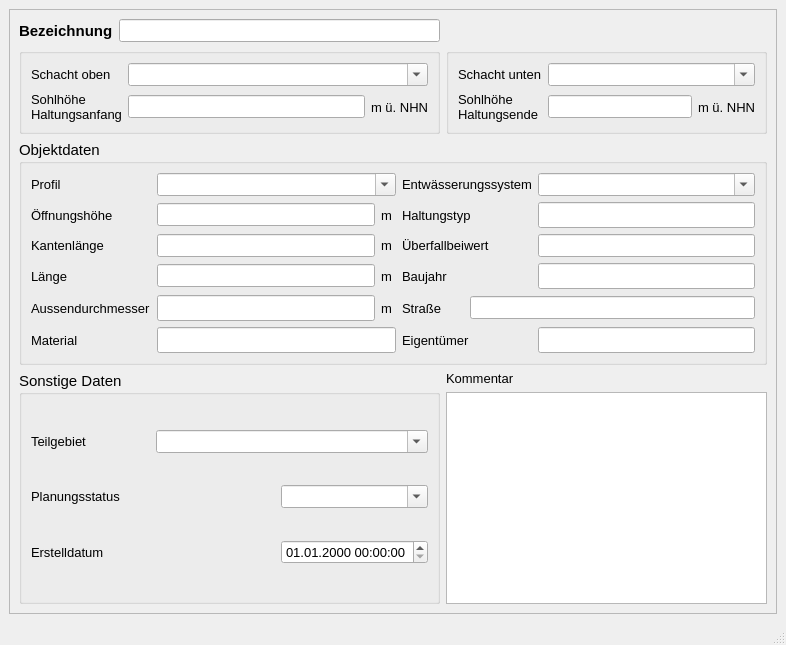
<?xml version="1.0" encoding="UTF-8"?>
<ui version="4.0">
 <class>MainWindow</class>
 <widget class="QMainWindow" name="MainWindow">
  <property name="geometry">
   <rect>
    <x>0</x>
    <y>0</y>
    <width>786</width>
    <height>645</height>
   </rect>
  </property>
  <property name="minimumSize">
   <size>
    <width>680</width>
    <height>530</height>
   </size>
  </property>
  <property name="font">
   <font>
    <family>Tahoma</family>
    <pointsize>10</pointsize>
   </font>
  </property>
  <property name="windowTitle">
   <string>Wehr</string>
  </property>
  <widget class="QWidget" name="centralwidget">
   <layout class="QGridLayout" name="gridLayout">
    <item row="0" column="0">
     <widget class="QScrollArea" name="scrollArea">
      <property name="widgetResizable">
       <bool>true</bool>
      </property>
      <widget class="QWidget" name="scrollAreaWidgetContents">
       <property name="geometry">
        <rect>
         <x>0</x>
         <y>0</y>
         <width>762</width>
         <height>568</height>
        </rect>
       </property>
       <layout class="QGridLayout" name="gridLayout_2">
        <item row="0" column="0">
         <widget class="QLabel" name="label">
          <property name="font">
           <font>
            <family>Tahoma</family>
            <pointsize>11</pointsize>
            <weight>75</weight>
            <bold>true</bold>
           </font>
          </property>
          <property name="text">
           <string>Bezeichnung</string>
          </property>
         </widget>
        </item>
        <item row="0" column="1">
         <widget class="QLineEdit" name="haltnam">
          <property name="toolTip">
           <string>&lt;html&gt;&lt;head/&gt;&lt;body&gt;&lt;p&gt;Eindeutige Bezeichnung&lt;/p&gt;&lt;/body&gt;&lt;/html&gt;</string>
          </property>
          <property name="statusTip">
           <string>Eindeutige Bezeichnung</string>
          </property>
         </widget>
        </item>
        <item row="1" column="0" colspan="2">
         <widget class="QGroupBox" name="groupBox">
          <property name="font">
           <font>
            <family>Tahoma</family>
            <pointsize>11</pointsize>
           </font>
          </property>
          <property name="title">
           <string/>
          </property>
          <layout class="QGridLayout" name="gridLayout_3">
           <item row="0" column="0">
            <widget class="QLabel" name="label_3">
             <property name="font">
              <font>
               <family>Tahoma</family>
               <pointsize>10</pointsize>
              </font>
             </property>
             <property name="text">
              <string>Schacht oben</string>
             </property>
            </widget>
           </item>
           <item row="0" column="1" colspan="2">
            <widget class="QComboBox" name="schoben">
             <property name="font">
              <font>
               <family>Tahoma</family>
               <pointsize>10</pointsize>
              </font>
             </property>
             <property name="toolTip">
              <string>&lt;html&gt;&lt;head/&gt;&lt;body&gt;&lt;p&gt;&lt;span style=&quot; font-family:'Calibri','sans-serif';&quot;&gt;Name des oberen Schachts&lt;/span&gt;&lt;/p&gt;&lt;/body&gt;&lt;/html&gt;</string>
             </property>
             <property name="statusTip">
              <string>Name des oberen Schachts</string>
             </property>
             <property name="editable">
              <bool>true</bool>
             </property>
            </widget>
           </item>
           <item row="1" column="0">
            <widget class="QLabel" name="label_5">
             <property name="font">
              <font>
               <family>Tahoma</family>
               <pointsize>10</pointsize>
              </font>
             </property>
             <property name="text">
              <string>Sohlhöhe
Haltungsanfang</string>
             </property>
            </widget>
           </item>
           <item row="1" column="1">
            <widget class="QLineEdit" name="sohleoben">
             <property name="font">
              <font>
               <family>Tahoma</family>
               <pointsize>10</pointsize>
              </font>
             </property>
             <property name="toolTip">
              <string/>
             </property>
             <property name="statusTip">
              <string/>
             </property>
            </widget>
           </item>
           <item row="1" column="2">
            <widget class="QLabel" name="label_14">
             <property name="font">
              <font>
               <family>Tahoma</family>
               <pointsize>10</pointsize>
              </font>
             </property>
             <property name="text">
              <string>m ü. NHN</string>
             </property>
            </widget>
           </item>
          </layout>
         </widget>
        </item>
        <item row="1" column="2">
         <widget class="QGroupBox" name="groupBox_4">
          <property name="font">
           <font>
            <family>Tahoma</family>
            <pointsize>11</pointsize>
           </font>
          </property>
          <property name="title">
           <string/>
          </property>
          <layout class="QGridLayout" name="gridLayout_4">
           <item row="0" column="0">
            <widget class="QLabel" name="label_9">
             <property name="font">
              <font>
               <family>Tahoma</family>
               <pointsize>10</pointsize>
              </font>
             </property>
             <property name="text">
              <string>Schacht unten</string>
             </property>
            </widget>
           </item>
           <item row="0" column="1" colspan="2">
            <widget class="QComboBox" name="schunten">
             <property name="font">
              <font>
               <family>Tahoma</family>
               <pointsize>10</pointsize>
              </font>
             </property>
             <property name="toolTip">
              <string>&lt;html&gt;&lt;head/&gt;&lt;body&gt;&lt;p&gt;&lt;span style=&quot; font-family:'Calibri','sans-serif';&quot;&gt;Name des unteren Schachts&lt;/span&gt;&lt;/p&gt;&lt;/body&gt;&lt;/html&gt;</string>
             </property>
             <property name="statusTip">
              <string>Name des unteren Schachts</string>
             </property>
             <property name="editable">
              <bool>true</bool>
             </property>
            </widget>
           </item>
           <item row="1" column="0">
            <widget class="QLabel" name="label_12">
             <property name="font">
              <font>
               <family>Tahoma</family>
               <pointsize>10</pointsize>
              </font>
             </property>
             <property name="text">
              <string>Sohlhöhe
Haltungsende</string>
             </property>
            </widget>
           </item>
           <item row="1" column="1">
            <widget class="QLineEdit" name="sohleunten">
             <property name="font">
              <font>
               <family>Tahoma</family>
               <pointsize>10</pointsize>
              </font>
             </property>
             <property name="toolTip">
              <string/>
             </property>
             <property name="statusTip">
              <string/>
             </property>
            </widget>
           </item>
           <item row="1" column="2">
            <widget class="QLabel" name="label_15">
             <property name="font">
              <font>
               <family>Tahoma</family>
               <pointsize>10</pointsize>
              </font>
             </property>
             <property name="text">
              <string>m ü. NHN</string>
             </property>
            </widget>
           </item>
          </layout>
         </widget>
        </item>
        <item row="2" column="0" colspan="3">
         <widget class="QGroupBox" name="groupBox_2">
          <property name="font">
           <font>
            <family>Tahoma</family>
            <pointsize>11</pointsize>
           </font>
          </property>
          <property name="title">
           <string>Objektdaten</string>
          </property>
          <layout class="QGridLayout" name="gridLayout_5">
           <item row="0" column="0">
            <widget class="QLabel" name="label_54">
             <property name="font">
              <font>
               <family>Tahoma</family>
               <pointsize>10</pointsize>
              </font>
             </property>
             <property name="text">
              <string>Profil</string>
             </property>
            </widget>
           </item>
           <item row="0" column="1" colspan="2">
            <widget class="QComboBox" name="profilnam">
             <property name="font">
              <font>
               <family>Tahoma</family>
               <pointsize>10</pointsize>
              </font>
             </property>
             <property name="toolTip">
              <string/>
             </property>
             <property name="statusTip">
              <string>Profiltyp für das Rohr</string>
             </property>
             <property name="editable">
              <bool>true</bool>
             </property>
            </widget>
           </item>
           <item row="0" column="3" colspan="2">
            <widget class="QLabel" name="label_51">
             <property name="font">
              <font>
               <family>Tahoma</family>
               <pointsize>10</pointsize>
              </font>
             </property>
             <property name="text">
              <string>Entwässerungssystem</string>
             </property>
            </widget>
           </item>
           <item row="0" column="5">
            <widget class="QComboBox" name="entwart">
             <property name="font">
              <font>
               <family>Tahoma</family>
               <pointsize>10</pointsize>
              </font>
             </property>
             <property name="toolTip">
              <string>&lt;html&gt;&lt;head/&gt;&lt;body&gt;&lt;p&gt;vorh. Entwässerungssystem (z.B. Mischwasser, Regenwasser, etc.)&lt;/p&gt;&lt;/body&gt;&lt;/html&gt;</string>
             </property>
             <property name="statusTip">
              <string>vorh. Entwässerungssystem (z.B. Mischwasser, Regenwasser, etc.)</string>
             </property>
             <property name="editable">
              <bool>true</bool>
             </property>
            </widget>
           </item>
           <item row="1" column="0">
            <widget class="QLabel" name="label_7">
             <property name="font">
              <font>
               <family>Tahoma</family>
               <pointsize>10</pointsize>
              </font>
             </property>
             <property name="text">
              <string>Öffnungshöhe</string>
             </property>
            </widget>
           </item>
           <item row="1" column="1">
            <widget class="QLineEdit" name="hoehe">
             <property name="font">
              <font>
               <family>Tahoma</family>
               <pointsize>10</pointsize>
              </font>
             </property>
             <property name="toolTip">
              <string>&lt;html&gt;&lt;head/&gt;&lt;body&gt;&lt;p&gt;für grafische Darstellung im Längsschnitt&lt;/p&gt;&lt;/body&gt;&lt;/html&gt;</string>
             </property>
             <property name="statusTip">
              <string>für grafische Darstellung im Längsschnitt</string>
             </property>
            </widget>
           </item>
           <item row="1" column="2">
            <widget class="QLabel" name="label_16">
             <property name="font">
              <font>
               <family>Tahoma</family>
               <pointsize>10</pointsize>
              </font>
             </property>
             <property name="text">
              <string>m </string>
             </property>
            </widget>
           </item>
           <item row="1" column="3" colspan="2">
            <widget class="QLabel" name="label_19">
             <property name="font">
              <font>
               <family>Tahoma</family>
               <pointsize>10</pointsize>
              </font>
             </property>
             <property name="text">
              <string>Haltungstyp</string>
             </property>
            </widget>
           </item>
           <item row="1" column="5">
            <widget class="QLineEdit" name="haltungstyp"/>
           </item>
           <item row="2" column="0">
            <widget class="QLabel" name="label_8">
             <property name="font">
              <font>
               <family>Tahoma</family>
               <pointsize>10</pointsize>
              </font>
             </property>
             <property name="text">
              <string>Kantenlänge</string>
             </property>
            </widget>
           </item>
           <item row="2" column="1">
            <widget class="QLineEdit" name="breite">
             <property name="font">
              <font>
               <family>Tahoma</family>
               <pointsize>10</pointsize>
              </font>
             </property>
             <property name="toolTip">
              <string>&lt;html&gt;&lt;head/&gt;&lt;body&gt;&lt;p&gt;für grafische Darstellung im Längsschnitt&lt;/p&gt;&lt;/body&gt;&lt;/html&gt;</string>
             </property>
             <property name="statusTip">
              <string>für grafische Darstellung im Längsschnitt</string>
             </property>
            </widget>
           </item>
           <item row="2" column="2">
            <widget class="QLabel" name="label_17">
             <property name="font">
              <font>
               <family>Tahoma</family>
               <pointsize>10</pointsize>
              </font>
             </property>
             <property name="text">
              <string>m </string>
             </property>
            </widget>
           </item>
           <item row="2" column="3" colspan="2">
            <widget class="QLabel" name="label_61">
             <property name="font">
              <font>
               <family>Tahoma</family>
               <pointsize>10</pointsize>
              </font>
             </property>
             <property name="text">
              <string>Überfallbeiwert</string>
             </property>
            </widget>
           </item>
           <item row="2" column="5">
            <widget class="QLineEdit" name="ks">
             <property name="font">
              <font>
               <family>Tahoma</family>
               <pointsize>10</pointsize>
              </font>
             </property>
             <property name="toolTip">
              <string>&lt;html&gt;&lt;head/&gt;&lt;body&gt;&lt;p&gt;abhängig von Form der Wehrkrone (0,49 bis 0,75)&lt;/p&gt;&lt;/body&gt;&lt;/html&gt;</string>
             </property>
             <property name="statusTip">
              <string>abhängig von Form der Wehrkrone (0,49 bis 0,75)</string>
             </property>
            </widget>
           </item>
           <item row="3" column="0">
            <widget class="QLabel" name="label_18">
             <property name="font">
              <font>
               <family>Tahoma</family>
               <pointsize>10</pointsize>
              </font>
             </property>
             <property name="text">
              <string>Länge</string>
             </property>
            </widget>
           </item>
           <item row="3" column="1">
            <widget class="QLineEdit" name="laenge">
             <property name="font">
              <font>
               <family>Tahoma</family>
               <pointsize>10</pointsize>
              </font>
             </property>
             <property name="toolTip">
              <string/>
             </property>
             <property name="statusTip">
              <string/>
             </property>
            </widget>
           </item>
           <item row="3" column="2">
            <widget class="QLabel" name="label_21">
             <property name="font">
              <font>
               <family>Tahoma</family>
               <pointsize>10</pointsize>
              </font>
             </property>
             <property name="text">
              <string>m </string>
             </property>
            </widget>
           </item>
           <item row="3" column="3" colspan="2">
            <widget class="QLabel" name="label_26">
             <property name="font">
              <font>
               <family>Tahoma</family>
               <pointsize>10</pointsize>
              </font>
             </property>
             <property name="text">
              <string>Baujahr</string>
             </property>
            </widget>
           </item>
           <item row="3" column="5">
            <widget class="QLineEdit" name="baujahr">
             <property name="toolTip">
              <string/>
             </property>
             <property name="statusTip">
              <string/>
             </property>
            </widget>
           </item>
           <item row="4" column="0">
            <widget class="QLabel" name="label_13">
             <property name="font">
              <font>
               <family>Tahoma</family>
               <pointsize>10</pointsize>
              </font>
             </property>
             <property name="text">
              <string>Aussendurchmesser</string>
             </property>
            </widget>
           </item>
           <item row="4" column="1">
            <widget class="QLineEdit" name="aussendurchmesser">
             <property name="toolTip">
              <string/>
             </property>
             <property name="statusTip">
              <string/>
             </property>
            </widget>
           </item>
           <item row="4" column="2">
            <widget class="QLabel" name="label_27">
             <property name="font">
              <font>
               <family>Tahoma</family>
               <pointsize>10</pointsize>
              </font>
             </property>
             <property name="text">
              <string>m</string>
             </property>
            </widget>
           </item>
           <item row="4" column="3">
            <widget class="QLabel" name="label_2">
             <property name="font">
              <font>
               <family>Tahoma</family>
               <pointsize>10</pointsize>
              </font>
             </property>
             <property name="text">
              <string>Straße</string>
             </property>
            </widget>
           </item>
           <item row="4" column="4" colspan="2">
            <widget class="QLineEdit" name="strasse">
             <property name="font">
              <font>
               <family>Tahoma</family>
               <pointsize>10</pointsize>
              </font>
             </property>
             <property name="toolTip">
              <string/>
             </property>
             <property name="statusTip">
              <string/>
             </property>
            </widget>
           </item>
           <item row="5" column="0">
            <widget class="QLabel" name="label_23">
             <property name="font">
              <font>
               <family>Tahoma</family>
               <pointsize>10</pointsize>
              </font>
             </property>
             <property name="text">
              <string>Material</string>
             </property>
            </widget>
           </item>
           <item row="5" column="1" colspan="2">
            <widget class="QLineEdit" name="material">
             <property name="toolTip">
              <string/>
             </property>
             <property name="statusTip">
              <string/>
             </property>
            </widget>
           </item>
           <item row="5" column="3" colspan="2">
            <widget class="QLabel" name="label_20">
             <property name="font">
              <font>
               <family>Tahoma</family>
               <pointsize>10</pointsize>
              </font>
             </property>
             <property name="text">
              <string>Eigentümer</string>
             </property>
            </widget>
           </item>
           <item row="5" column="5">
            <widget class="QLineEdit" name="eigentum">
             <property name="toolTip">
              <string/>
             </property>
             <property name="statusTip">
              <string/>
             </property>
            </widget>
           </item>
          </layout>
         </widget>
        </item>
        <item row="3" column="0" rowspan="2" colspan="2">
         <widget class="QGroupBox" name="groupBox_3">
          <property name="font">
           <font>
            <family>Tahoma</family>
            <pointsize>11</pointsize>
           </font>
          </property>
          <property name="title">
           <string>Sonstige Daten</string>
          </property>
          <layout class="QGridLayout" name="gridLayout_6">
           <item row="0" column="0">
            <widget class="QLabel" name="label_11">
             <property name="font">
              <font>
               <family>Tahoma</family>
               <pointsize>10</pointsize>
              </font>
             </property>
             <property name="text">
              <string>Teilgebiet</string>
             </property>
             <property name="buddy">
              <cstring>simstatus</cstring>
             </property>
            </widget>
           </item>
           <item row="0" column="1" colspan="2">
            <widget class="QComboBox" name="teilgebiet">
             <property name="font">
              <font>
               <family>Tahoma</family>
               <pointsize>10</pointsize>
              </font>
             </property>
             <property name="toolTip">
              <string>&lt;html&gt;&lt;head/&gt;&lt;body&gt;&lt;p&gt;Zuordnung zu definiertem Teilgebiet&lt;/p&gt;&lt;/body&gt;&lt;/html&gt;</string>
             </property>
             <property name="statusTip">
              <string>Zuordnung zu definiertem Teilgebiet</string>
             </property>
             <property name="editable">
              <bool>true</bool>
             </property>
            </widget>
           </item>
           <item row="1" column="0" colspan="2">
            <widget class="QLabel" name="label_10">
             <property name="font">
              <font>
               <family>Tahoma</family>
               <pointsize>10</pointsize>
              </font>
             </property>
             <property name="text">
              <string>Planungsstatus</string>
             </property>
             <property name="buddy">
              <cstring>simstatus</cstring>
             </property>
            </widget>
           </item>
           <item row="1" column="2">
            <widget class="QComboBox" name="simstatus">
             <property name="font">
              <font>
               <family>Tahoma</family>
               <pointsize>10</pointsize>
              </font>
             </property>
             <property name="toolTip">
              <string>&lt;html&gt;&lt;head/&gt;&lt;body&gt;&lt;p&gt;aktueller Status (z.B. vorhanden, in Planung, etc.)&lt;/p&gt;&lt;/body&gt;&lt;/html&gt;</string>
             </property>
             <property name="statusTip">
              <string>aktueller Status (z.B. vorhanden, in Planung, etc.)</string>
             </property>
             <property name="editable">
              <bool>true</bool>
             </property>
            </widget>
           </item>
           <item row="2" column="0" colspan="2">
            <widget class="QLabel" name="label_71">
             <property name="font">
              <font>
               <family>Tahoma</family>
               <pointsize>10</pointsize>
              </font>
             </property>
             <property name="text">
              <string>Erstelldatum</string>
             </property>
            </widget>
           </item>
           <item row="2" column="2">
            <widget class="QgsDateTimeEdit" name="createdat">
             <property name="font">
              <font>
               <family>Tahoma</family>
               <pointsize>10</pointsize>
              </font>
             </property>
             <property name="currentSection">
              <enum>QDateTimeEdit::DaySection</enum>
             </property>
             <property name="displayFormat">
              <string>dd.MM.yyyy HH:mm:ss</string>
             </property>
            </widget>
           </item>
          </layout>
         </widget>
        </item>
        <item row="3" column="2">
         <widget class="QLabel" name="label_22">
          <property name="font">
           <font>
            <family>Tahoma</family>
            <pointsize>10</pointsize>
           </font>
          </property>
          <property name="text">
           <string>Kommentar</string>
          </property>
         </widget>
        </item>
        <item row="4" column="2">
         <widget class="QTextEdit" name="kommentar">
          <property name="font">
           <font>
            <family>Tahoma</family>
            <pointsize>10</pointsize>
           </font>
          </property>
          <property name="toolTip">
           <string>&lt;html&gt;&lt;head/&gt;&lt;body&gt;&lt;p&gt;Platz für zusätzliche Kommentare&lt;/p&gt;&lt;/body&gt;&lt;/html&gt;</string>
          </property>
          <property name="statusTip">
           <string>Platz für zusätzliche Kommentare</string>
          </property>
         </widget>
        </item>
       </layout>
      </widget>
     </widget>
    </item>
   </layout>
  </widget>
  <widget class="QMenuBar" name="menubar">
   <property name="geometry">
    <rect>
     <x>0</x>
     <y>0</y>
     <width>786</width>
     <height>27</height>
    </rect>
   </property>
  </widget>
  <widget class="QStatusBar" name="statusbar"/>
 </widget>
 <customwidgets>
  <customwidget>
   <class>QgsDateTimeEdit</class>
   <extends>QDateTimeEdit</extends>
   <header>qgsdatetimeedit.h</header>
  </customwidget>
 </customwidgets>
 <resources/>
 <connections/>
</ui>
